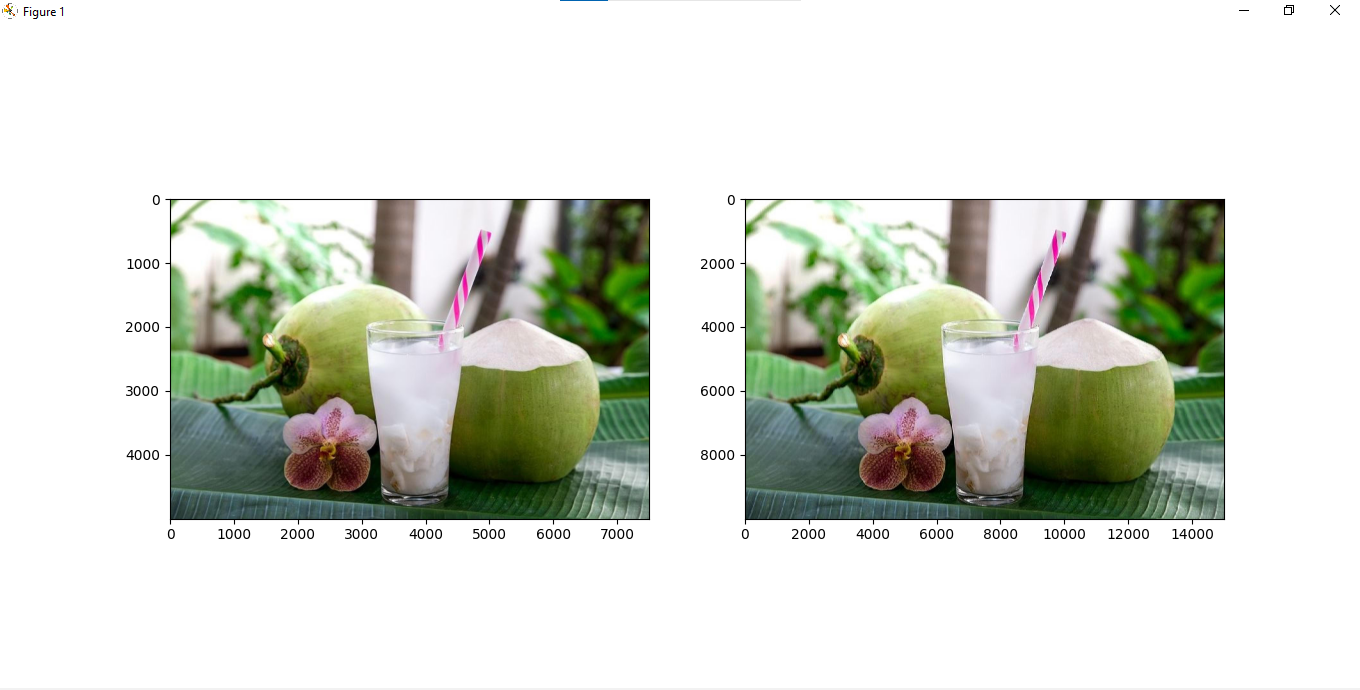

Reproduce this figure in Python.
import numpy as np
import imageio as img
import matplotlib.pyplot as plt

def zoomPlus(image, factor):
  height, width = image.shape[:2]
  new_height = int(height * factor)
  new_width = int(width * factor)
  imgZoom = np.zeros((new_height, new_width, 3), dtype=image.dtype)
  for y in range(new_height):
    for x in range(new_width):
      ori_y = int(y / factor)
      ori_x = int(x / factor)
      ori_y = min(ori_y, height - 1)
      ori_x = min(ori_x, width - 1)
      imgZoom[y, x] = image[ori_y, ori_x]
  return imgZoom

image = img.imread('C:\\Users\\Administrator\\Downloads\\kelapa.jpg')
skala = 2.0

imgZoom = zoomPlus(image, skala)
img.imwrite("C:\\Users\\Administrator\\Documents\\l.jpg", imgZoom)
plt.subplot(1, 2, 1)
plt.imshow(image)

plt.subplot(1, 2, 2)
plt.imshow(imgZoom)
plt.show()
